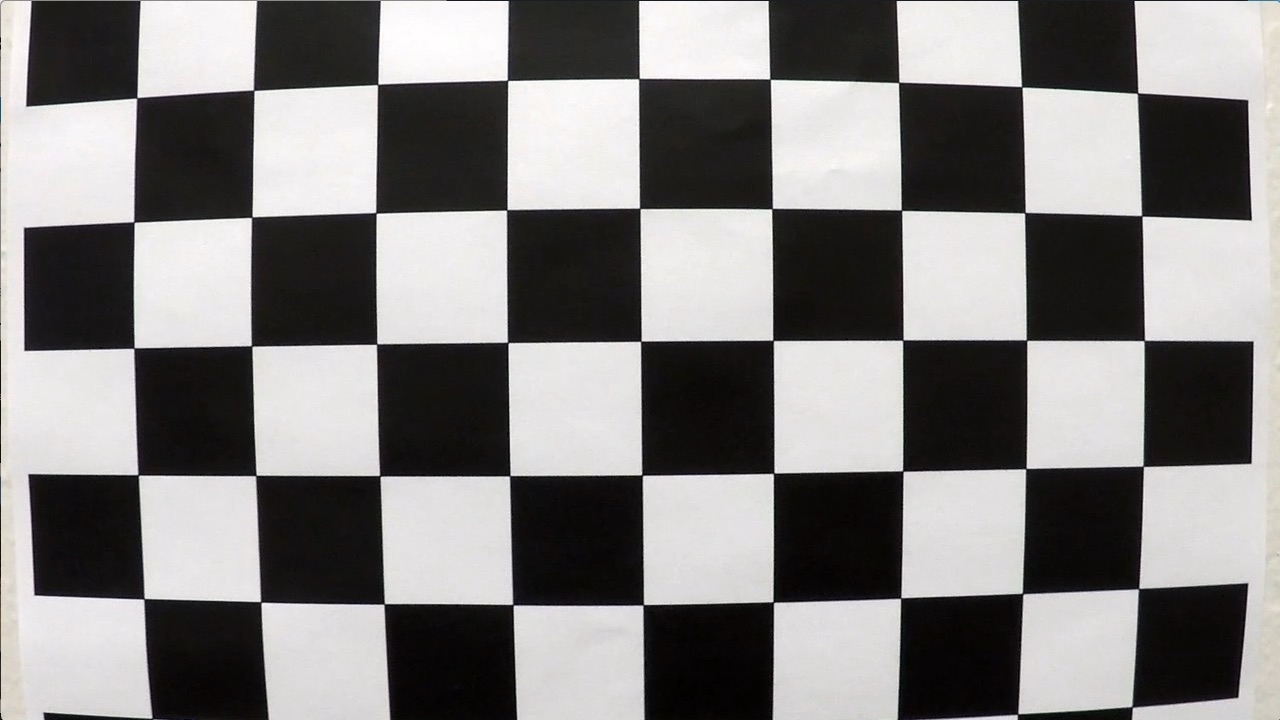
#> input picture examples/CarND-Advanced-Lane-Lines/camera_cal/calibration1.jpg, 1280 x 720 px
$ python -i advanced_lane_finding.py   (imports and definitions only)   (older library calls are emulated)
#> lines starting #> are read from the running program, lines starting #| are printed output that depends on the picture; after the words box and inside, x2 and y2 are one past the last pixel; in counts of white or black regions, pixels touching at a corner belong together
import glob
import os
import pickle

import cv2
import numpy as np

# we store camera calibration parameters in the following file
CAMERA_CALIBRATION_COEFFICIENTS_FILE = '../camera_cal/calibrated_data.p'


class CameraCalibrator:
    # [71 lines left out: functions __init__, _calibrate, undistort, not called in this run]


class PerspectiveTransformer:
    # [29 lines left out: functions __init__, transform, inverse_transform, not called in this run]


def noise_reduction(image, threshold=4):
    """
    This method is used to reduce the noise of binary images.

    :param image:
        binary image (0 or 1)

    :param threshold:
        min number of neighbours with value

    :return:
    """
    k = np.array([[1, 1, 1],
                  [1, 0, 1],
                  [1, 1, 1]])
    nb_neighbours = cv2.filter2D(image, ddepth=-1, kernel=k)
    image[nb_neighbours < threshold] = 0
    return image


def binarize(image, gray_thresh=(20, 255), s_thresh=(170, 255), l_thresh=(30, 255), sobel_kernel=3):
    """
    This method extracts lane line pixels from road an image. Then create a minarized image where
    lane lines are marked in white color and rest of the image is marked in black color.

    :param image:
        Source image

    :param gray_thresh:
        Minimum and maximum gray color threshold

    :param s_thresh:
        This tuple contains the minimum and maximum S color threshold in HLS color scheme

    :param l_thresh:
        Minimum and maximum L color (after converting image to HLS color scheme)
        threshold allowed in the source image

    :param sobel_kernel:
        Size of the kernel use by the Sobel operation.

    :return:
        The binarized image where lane line pixels are marked in while color and rest of the image
        is marked in block color.
    """
#> called with gray_thresh = (20, 255), s_thresh = (170, 255), l_thresh = (30, 255), sobel_kernel = 3

    # first we take a copy of the source iamge
    image_copy = np.copy(image)

    # convert RGB image to HLS color space.
    # HLS more reliable when it comes to find out lane lines
    hls = cv2.cvtColor(image_copy, cv2.COLOR_RGB2HLS)
#> hls: shape (720, 1280, 3); mean of channels 0, 1, 2 82.1, 128.9, 22.5
    s_channel = hls[:, :, 2]
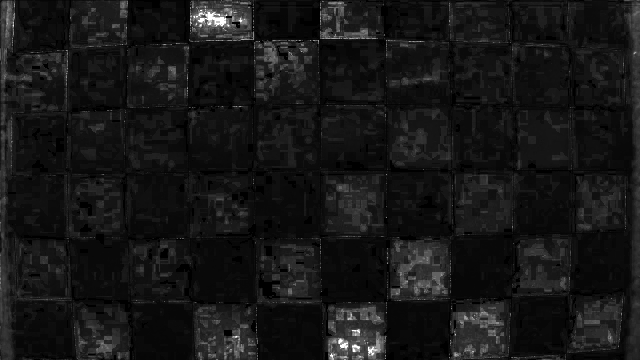
#> s_channel: shape (720, 1280) (shown at 1/2 size); min 0, max 255, mean 22.5
    l_channel = hls[:, :, 1]

    # Next, we apply Sobel operator in X direction and calculate scaled derivatives.
    sobelx = cv2.Sobel(l_channel, cv2.CV_64F, 1, 0, ksize=sobel_kernel)
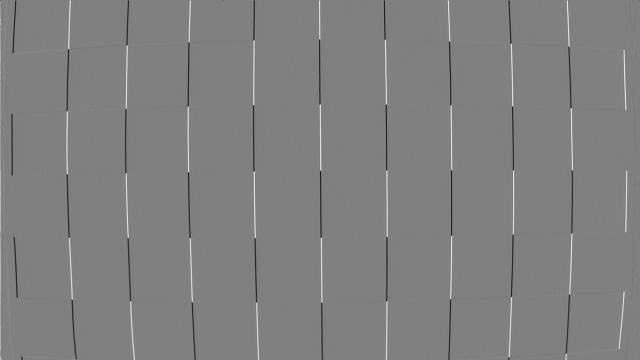
#> sobelx: shape (720, 1280) float64 (shown at 1/2 size); min -943, max 934, mean 0.4; drawn with min black and max white
    abs_sobelx = np.absolute(sobelx)
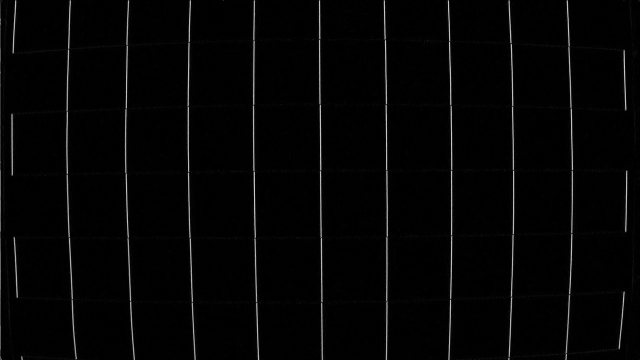
#> abs_sobelx: shape (720, 1280) float64 (shown at 1/2 size); min 0, max 943, mean 17.8; drawn with min black and max white
    scaled_sobel = np.uint8(255 * abs_sobelx / np.max(abs_sobelx))

    # Next, we generate a binary image based on gray_thresh values.
    thresh_min = gray_thresh[0]
    thresh_max = gray_thresh[1]
    sobel_x_binary = np.zeros_like(scaled_sobel)
    sobel_x_binary[(scaled_sobel >= thresh_min) & (scaled_sobel <= thresh_max)] = 1

    # Next, we generated a binary image using S component of our HLS color scheme and
    # provided S threshold
    s_binary = np.zeros_like(s_channel)
    s_thresh_min = s_thresh[0]
    s_thresh_max = s_thresh[1]
    s_binary[(s_channel >= s_thresh_min) & (s_channel <= s_thresh_max)] = 1

    # Next, we generated a binary image using S component of our HLS color scheme and
    # provided S threshold
    l_binary = np.zeros_like(l_channel)
    l_thresh_min = l_thresh[0]
    l_thresh_max = l_thresh[1]
    l_binary[(l_channel >= l_thresh_min) & (l_channel <= l_thresh_max)] = 1

    # finally, return the combined binary image
    binary = np.zeros_like(sobel_x_binary)
    binary[((l_binary == 1) & (s_binary == 1) | (sobel_x_binary == 1))] = 1
    binary = 255 * np.dstack((binary, binary, binary)).astype('uint8')

    return noise_reduction(binary)


# Define a class to receive the characteristics of each line detection
class Line():
    # [321 lines left out: functions __init__, _build_perspective_transformer, _build_camera_calibrator, naive_lane_extractor, smart_lane_extractor, calculate_road_info and 3 more, not called in this run]


# [9 lines not run here, left out]

>>> import cv2
>>> picture = cv2.cvtColor(cv2.imread('../camera_cal/calibration1.jpg'), cv2.COLOR_BGR2RGB)
>>> result = binarize(picture)
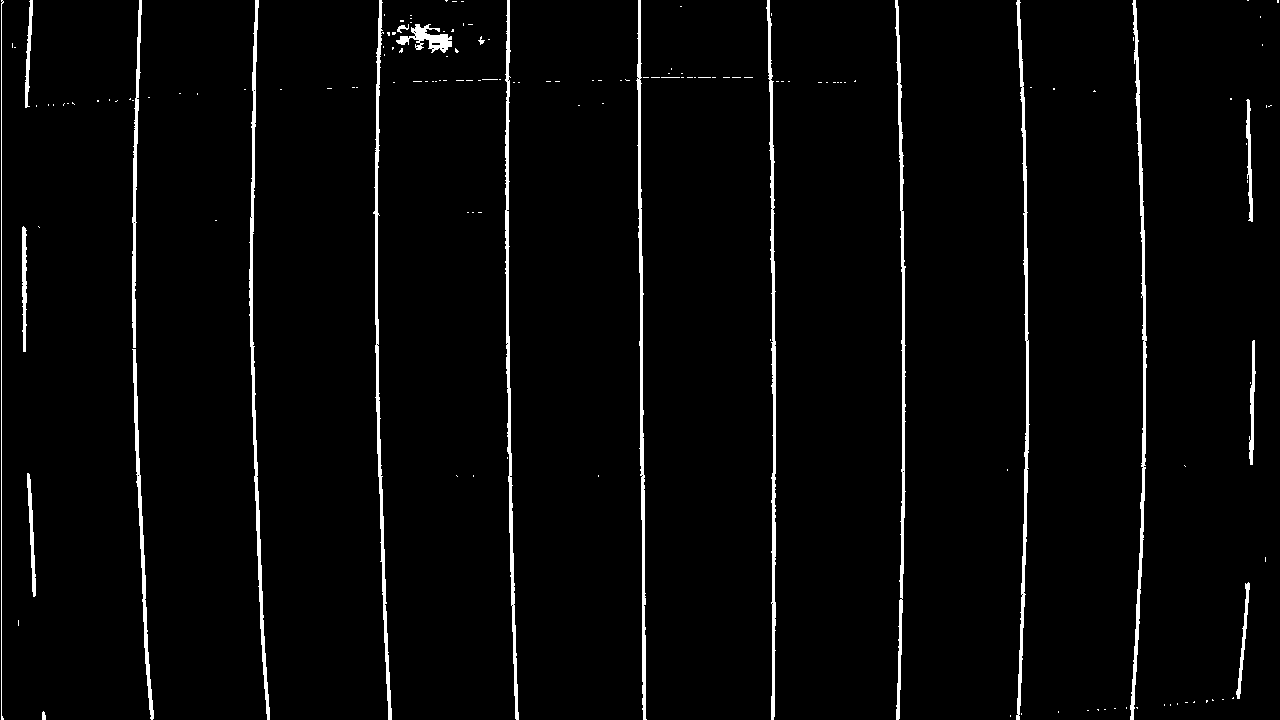
#> result: shape (720, 1280, 3); 2.9% white; 157 white regions (136 under 20 px), largest, box (x1, y1, x2, y2) and area: (1130, 0, 1147, 720) 2470, (249, 0, 270, 720) 2464, (505, 0, 519, 720) 2428

$ run again, on examples/CarND-Advanced-Lane-Lines/camera_cal/calibration13.jpg
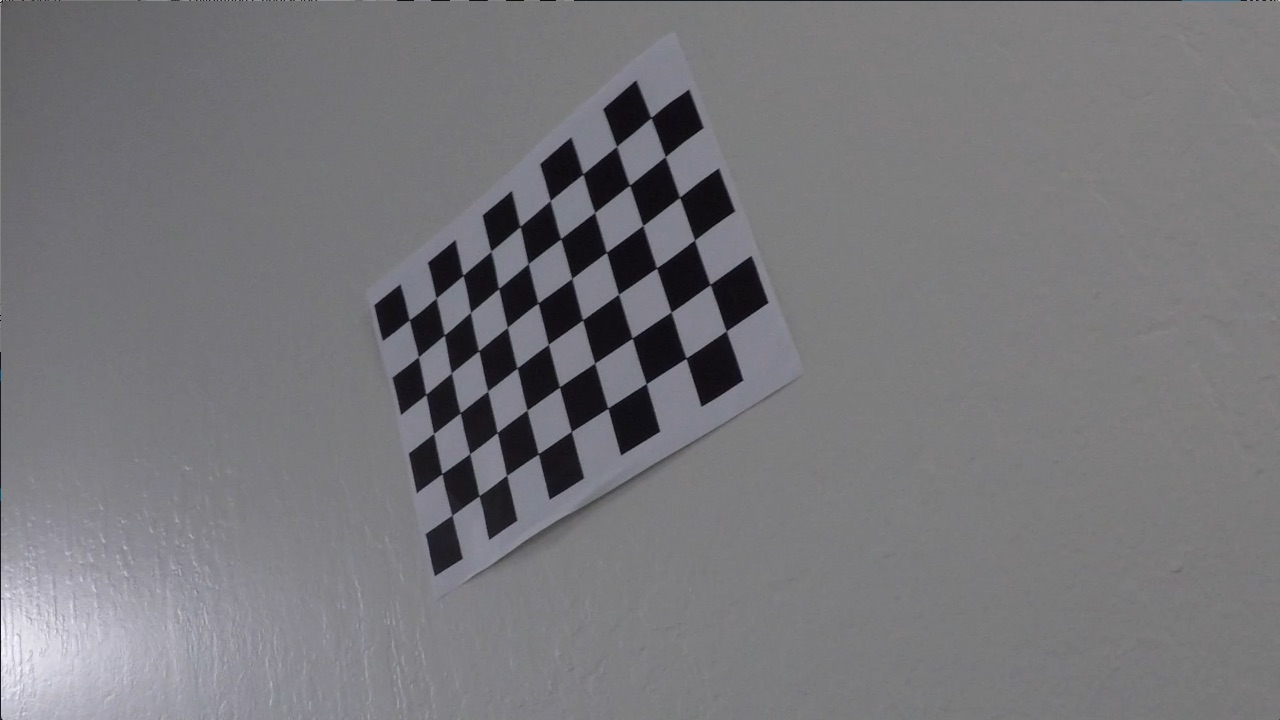
#> input picture examples/CarND-Advanced-Lane-Lines/camera_cal/calibration13.jpg, 1280 x 720 px
#> hls: shape (720, 1280, 3); mean of channels 0, 1, 2 99.2, 120.4, 6.2
#> in binarize, `sobelx = cv2.Sobel(l_channel, cv2.CV_64F, 1, 0, ksize=sobel_kernel)`:
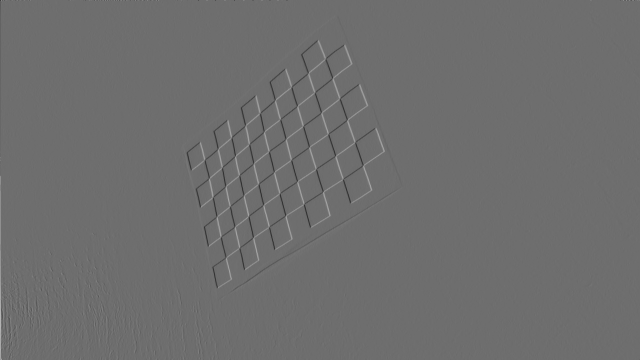
#> sobelx: shape (720, 1280) float64 (shown at 1/2 size); min -660, max 867, mean 0.1; drawn with min black and max white
#> `result = binarize(picture)`:
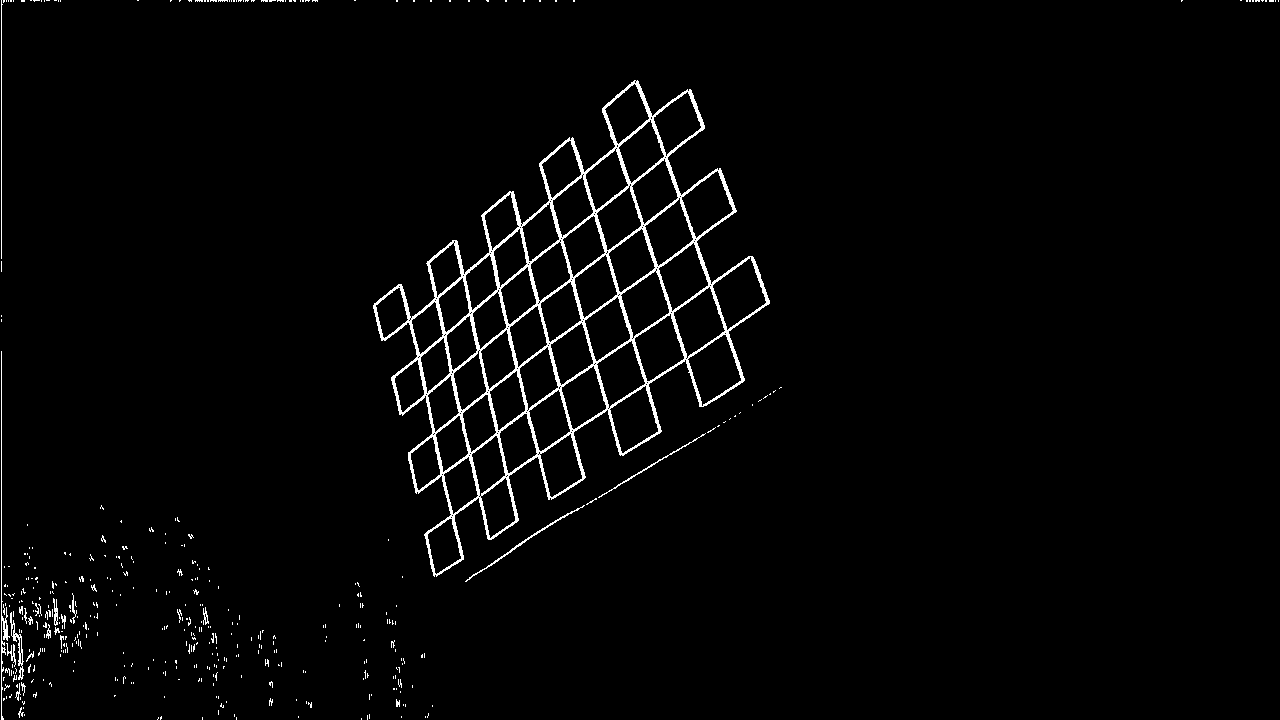
#> result: shape (720, 1280, 3); 2.3% white in thin lines or dots

$ run again, on examples/CarND-Advanced-Lane-Lines/camera_cal/calibration14.jpg
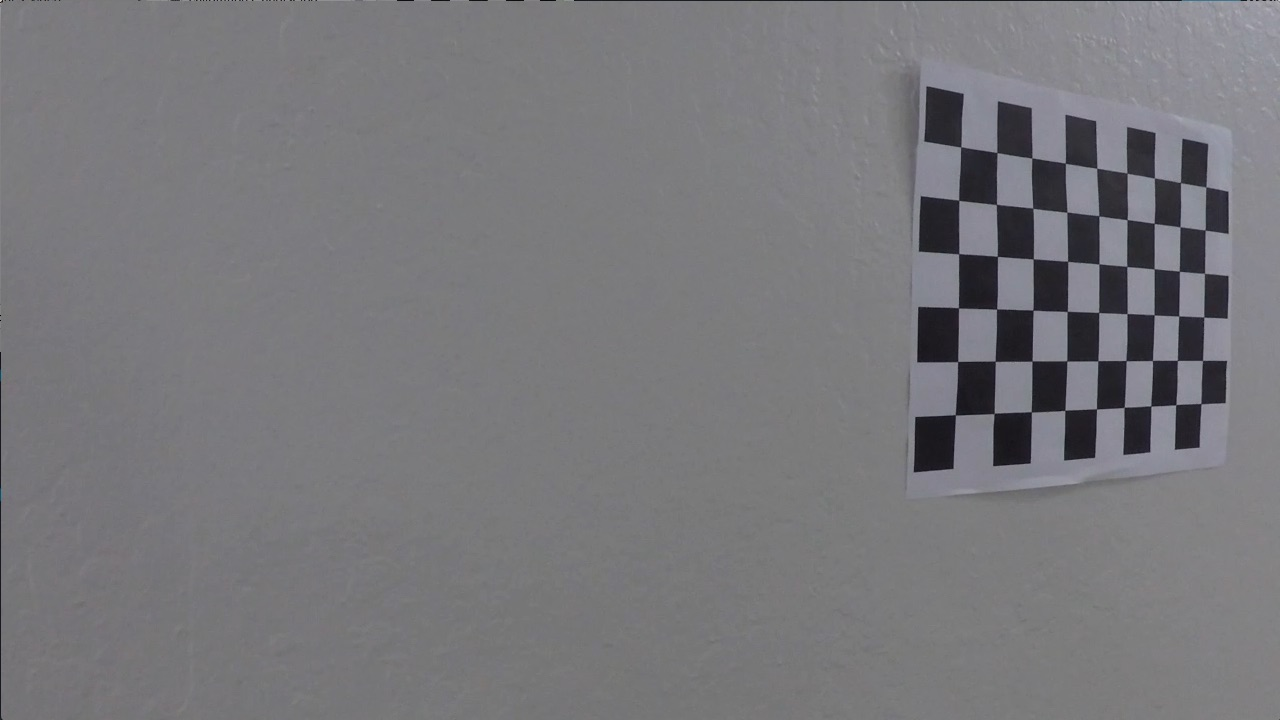
#> input picture examples/CarND-Advanced-Lane-Lines/camera_cal/calibration14.jpg, 1280 x 720 px
#> hls: shape (720, 1280, 3); mean of channels 0, 1, 2 102, 121.3, 4.8
#> in binarize, `sobelx = cv2.Sobel(l_channel, cv2.CV_64F, 1, 0, ksize=sobel_kernel)`:
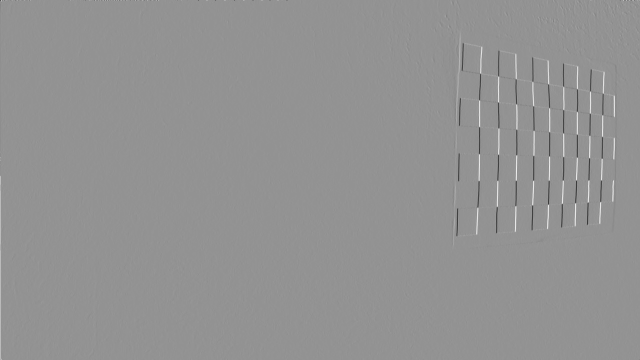
#> sobelx: shape (720, 1280) float64 (shown at 1/2 size); min -676, max 497, mean 0.2; drawn with min black and max white
#> `result = binarize(picture)`:
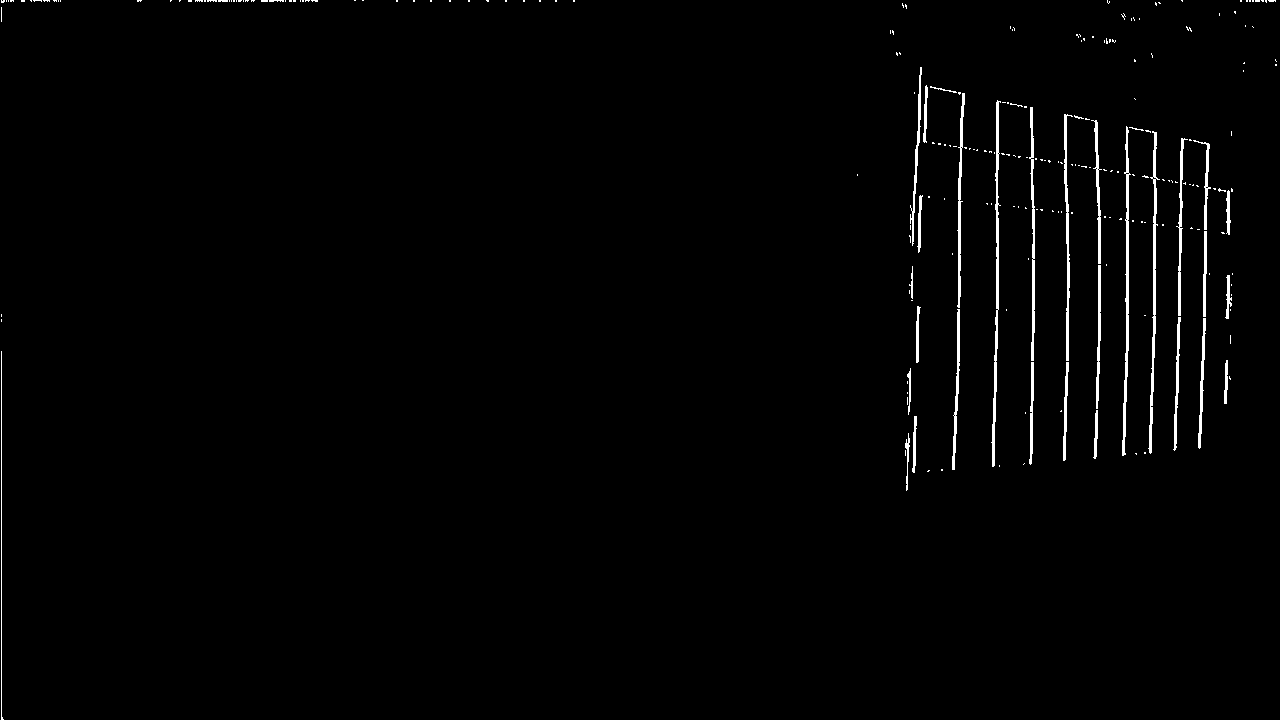
#> result: shape (720, 1280, 3); 1.3% white; 236 white regions (204 under 20 px), largest, box (x1, y1, x2, y2) and area: (991, 100, 1001, 467) 1037, (1122, 126, 1131, 456) 961, (1148, 131, 1160, 454) 945
